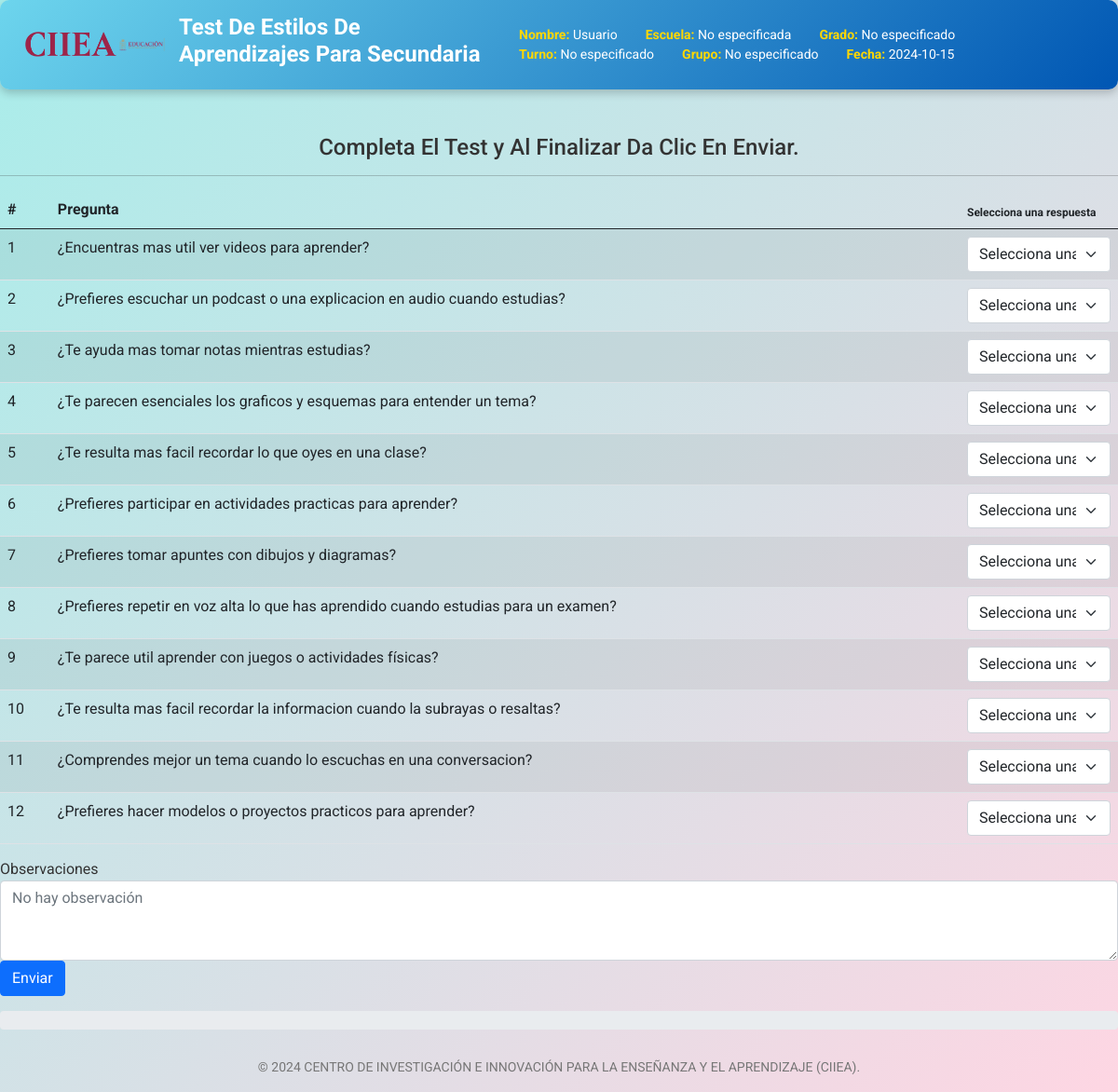
The page /test-grado3.php on the database its author committed.
### tables this page shows
CREATE TABLE `preguntas2` (
  `id` int(10) UNSIGNED NOT NULL,
  `pregunta2` varchar(150) NOT NULL,
  `status` int(2) NOT NULL DEFAULT 1
);

### test-grado3.php (the view, shortened to what this page needs)
<?php
if (isset($_SESSION['nombres'])) {
    $nombres = $_SESSION['nombres'];
} else {
    $nombres = "Usuario";
}
if (isset($_SESSION['escuela'])) {
    $escuela = $_SESSION['escuela'];
} else {
    $escuela = "No especificada";
}
if (isset($_SESSION['grado'])) {
    $grado = $_SESSION['grado'];
} else {
    $grado = "No especificado";
}
if (isset($_SESSION['turno'])) {
    $turno = $_SESSION['turno'];
} else {
    $turno = "No especificado";
}
if (isset($_SESSION['grupo'])) {
    $grupo = $_SESSION['grupo'];
} else {
    $grupo = "No especificado";
}
include('config.php');
$sqlPreguntas = "SELECT * FROM preguntas2 WHERE status='1'";
$query = mysqli_query($con, $sqlPreguntas);
?>
<!DOCTYPE html>
<html lang="es">
<head>
    <link href="https://cdn.jsdelivr.net/npm/bootstrap@5.0.2/dist/css/bootstrap.min.css" rel="stylesheet">
    <link rel="stylesheet" href="assets/css/encuesta.css">
</head>
<body>
<nav id="navbar" class="navbar navbar-expand-lg navbar-light">
    <div class="container-fluid">
        <img src="assets/imgs/logo.png" class="logo"  style="width: 100px;">
        <img src="assets/imgs/tabedu.png" class="tabedu" alt="Tab Edu" style="width: 50px; margin-left: auto;">
        <h2 class="navbar-title">Test De Estilos De Aprendizajes Para Secundaria</h2>
        <div class="navbar-collapse">
            <div class="navbar-nav">
                <span class="nav-item"><strong>Nombre:</strong> <span id="nombres"><?php echo htmlspecialchars($nombres); ?></span></span>
                <span class="nav-item"><strong>Escuela:</strong> <span id="escuela"><?php echo htmlspecialchars($escuela); ?></span></span>
                <span class="nav-item"><strong>Grado:</strong> <span id="grado"><?php echo htmlspecialchars($grado); ?></span></span>
                <span class="nav-item"><strong>Turno:</strong> <span id="turno"><?php echo htmlspecialchars($turno); ?></span></span>
                <span class="nav-item"><strong>Grupo:</strong> <span id="grupo"><?php echo htmlspecialchars($grupo); ?></span></span>
                <span class="nav-item"><strong>Fecha:</strong> <?php echo date('Y-m-d'); ?></span>
            </div>
        </div>
    </div>
</nav>
        <br><br>
        <h4 class="text-center">Completa El Test y Al Finalizar Da Clic En Enviar.</h4>
        <hr>
        <form id="formFormatoGS" action="assets/procesos/procesar_encuesta_third_grade.php" method="POST">
            <table class="space padding-sm table table-striped">
                <thead>
                    <tr id="cabecera">
                        <th>#</th>
                        <th>Pregunta</th>
                        <th style="font-size:12px">Selecciona una respuesta</th>
                    </tr>
                </thead>
                <tbody>
                <?php
                    while ($dataRow = mysqli_fetch_array($query)) { ?>
                        <tr id="pregunta_<?php echo $dataRow['id']; ?>">
                            <td><?php echo $dataRow['id']; ?></td>
                            <td><?php echo htmlspecialchars($dataRow['pregunta2']); ?></td>
                            <td width="170">
                                <select name="respuesta[<?php echo $dataRow['id']; ?>]" class="form-select" required>
                                    <option value="">Selecciona una respuesta</option>
                                </select>
                            </td>
                        </tr>
                <?php } ?>
                </tbody>
            </table>
            <div class="form-group">
                <label for="observacion">Observaciones</label>
                <textarea id="textarea" name="observacion" class="form-control" rows="3" placeholder="No hay observación"></textarea>
            </div>
            <button type="submit" class="btn btn-primary" id="btnSend">Enviar</button>
            <div class="progress mt-3">
            </div>
        </form>
<footer class="text-center footer">
    <p>&copy; <span id="currentYear"></span> CENTRO DE INVESTIGACIÓN E INNOVACIÓN PARA LA ENSEÑANZA Y EL APRENDIZAJE (CIIEA).</p>
</footer>
</body>
</html>

### assets/css/encuesta.css (style rules this page uses)
body { background: linear-gradient(135deg, #a8edea 0%, #fed6e3 100%); }
#navbar { background: linear-gradient(135deg, #6dd5ed, #0056b3); color: white; padding: 15px; border-radius: 10px; box-shadow: 0 4px 10px rgba(0, 0, 0, 0.2); display: flex; align-items: center; }
.navbar-title { margin-left: 15px; font-size: 24px; font-weight: bold; }
.navbar-nav { margin-left: 15px; display: flex; flex-wrap: wrap; }
.nav-item { margin: 0 15px; font-size: 14px; }
.nav-item strong { color: #FFD700; }
.space { margin-bottom: 15px; }
.progress { height: 20px; }
.footer { margin-top: 30px; font-size: 14px; color: #777; }
#btnSend { transition: background-color 0.3s, transform 0.3s; }
body { font-family: 'Roboto', sans-serif; background: linear-gradient(135deg, #a8edea 0%, #fed6e3 100%); color: #333; }
td { font-variant: normal; font-size: 16px; text-transform: none; }

### rows shown on the page
preguntas2: id "1", pregunta2 "¿Encuentras mas util ver videos para aprender?"
preguntas2: id "2", pregunta2 "¿Prefieres escuchar un podcast o una explicacion en audio cuando estudias?"
preguntas2: id "3", pregunta2 "¿Te ayuda mas tomar notas mientras estudias?"
preguntas2: id "4", pregunta2 "¿Te parecen esenciales los graficos y esquemas para entender un tema?"
preguntas2: id "5", pregunta2 "¿Te resulta mas facil recordar lo que oyes en una clase?"
preguntas2: id "6", pregunta2 "¿Prefieres participar en actividades practicas para aprender?"
preguntas2: id "7", pregunta2 "¿Prefieres tomar apuntes con dibujos y diagramas?"
preguntas2: id "8", pregunta2 "¿Prefieres repetir en voz alta lo que has aprendido cuando estudias para un examen?"
preguntas2: id "9", pregunta2 "¿Te parece util aprender con juegos o actividades físicas?"
preguntas2: id "10", pregunta2 "¿Te resulta mas facil recordar la informacion cuando la subrayas o resaltas?"
preguntas2: id "11", pregunta2 "¿Comprendes mejor un tema cuando lo escuchas en una conversacion?"
preguntas2: id "12", pregunta2 "¿Prefieres hacer modelos o proyectos practicos para aprender?"

### other values the page prints
$nombres "Usuario"
$escuela "No especificada"
$grado "No especificado"
$turno "No especificado"
$grupo "No especificado"
